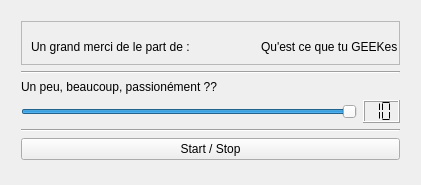
<?xml version="1.0" encoding="UTF-8"?>
<ui version="4.0">
 <class>MainWindow</class>
 <widget class="QMainWindow" name="MainWindow">
  <property name="geometry">
   <rect>
    <x>0</x>
    <y>0</y>
    <width>421</width>
    <height>185</height>
   </rect>
  </property>
  <property name="windowTitle">
   <string>MinerGift</string>
  </property>
  <widget class="QWidget" name="centralWidget">
   <widget class="QWidget" name="verticalLayoutWidget">
    <property name="geometry">
     <rect>
      <x>10</x>
      <y>10</y>
      <width>401</width>
      <height>161</height>
     </rect>
    </property>
    <layout class="QVBoxLayout" name="verticalLayout">
     <item>
      <layout class="QHBoxLayout" name="topHorizontalLayout">
       <item>
        <widget class="QFrame" name="frame">
         <property name="frameShape">
          <enum>QFrame::StyledPanel</enum>
         </property>
         <property name="frameShadow">
          <enum>QFrame::Plain</enum>
         </property>
         <property name="lineWidth">
          <number>1</number>
         </property>
         <widget class="QLabel" name="labelQTG">
          <property name="geometry">
           <rect>
            <x>240</x>
            <y>10</y>
            <width>155</width>
            <height>31</height>
           </rect>
          </property>
          <property name="text">
           <string>Qu'est ce que tu GEEKes ?</string>
          </property>
         </widget>
         <widget class="QLabel" name="labelThankYou">
          <property name="geometry">
           <rect>
            <x>10</x>
            <y>10</y>
            <width>196</width>
            <height>31</height>
           </rect>
          </property>
          <property name="text">
           <string>Un grand merci de le part de :</string>
          </property>
         </widget>
        </widget>
       </item>
      </layout>
     </item>
     <item>
      <widget class="Line" name="sep1">
       <property name="orientation">
        <enum>Qt::Horizontal</enum>
       </property>
      </widget>
     </item>
     <item>
      <layout class="QGridLayout" name="gridLayout">
       <item row="1" column="1">
        <widget class="QLCDNumber" name="lcdRate">
         <property name="smallDecimalPoint">
          <bool>false</bool>
         </property>
         <property name="digitCount">
          <number>2</number>
         </property>
         <property name="segmentStyle">
          <enum>QLCDNumber::Flat</enum>
         </property>
         <property name="intValue" stdset="0">
          <number>10</number>
         </property>
        </widget>
       </item>
       <item row="0" column="0">
        <widget class="QLabel" name="labelInfoRate">
         <property name="text">
          <string>Un peu, beaucoup, passionément ??</string>
         </property>
        </widget>
       </item>
       <item row="1" column="0">
        <widget class="QSlider" name="sliderRate">
         <property name="minimum">
          <number>1</number>
         </property>
         <property name="maximum">
          <number>10</number>
         </property>
         <property name="sliderPosition">
          <number>10</number>
         </property>
         <property name="orientation">
          <enum>Qt::Horizontal</enum>
         </property>
        </widget>
       </item>
      </layout>
     </item>
     <item>
      <widget class="Line" name="sep2">
       <property name="orientation">
        <enum>Qt::Horizontal</enum>
       </property>
      </widget>
     </item>
     <item>
      <layout class="QHBoxLayout" name="bottomHorizontalLayout">
       <item>
        <widget class="QPushButton" name="buttonStartStop">
         <property name="text">
          <string>Start / Stop</string>
         </property>
        </widget>
       </item>
      </layout>
     </item>
    </layout>
   </widget>
  </widget>
 </widget>
 <layoutdefault spacing="6" margin="11"/>
 <resources/>
 <connections>
  <connection>
   <sender>sliderRate</sender>
   <signal>valueChanged(int)</signal>
   <receiver>lcdRate</receiver>
   <slot>display(int)</slot>
   <hints>
    <hint type="sourcelabel">
     <x>158</x>
     <y>133</y>
    </hint>
    <hint type="destinationlabel">
     <x>396</x>
     <y>135</y>
    </hint>
   </hints>
  </connection>
  <connection>
   <sender>sliderRate</sender>
   <signal>sliderMoved(int)</signal>
   <receiver>lcdRate</receiver>
   <slot>display(int)</slot>
   <hints>
    <hint type="sourcelabel">
     <x>137</x>
     <y>136</y>
    </hint>
    <hint type="destinationlabel">
     <x>389</x>
     <y>132</y>
    </hint>
   </hints>
  </connection>
 </connections>
</ui>
